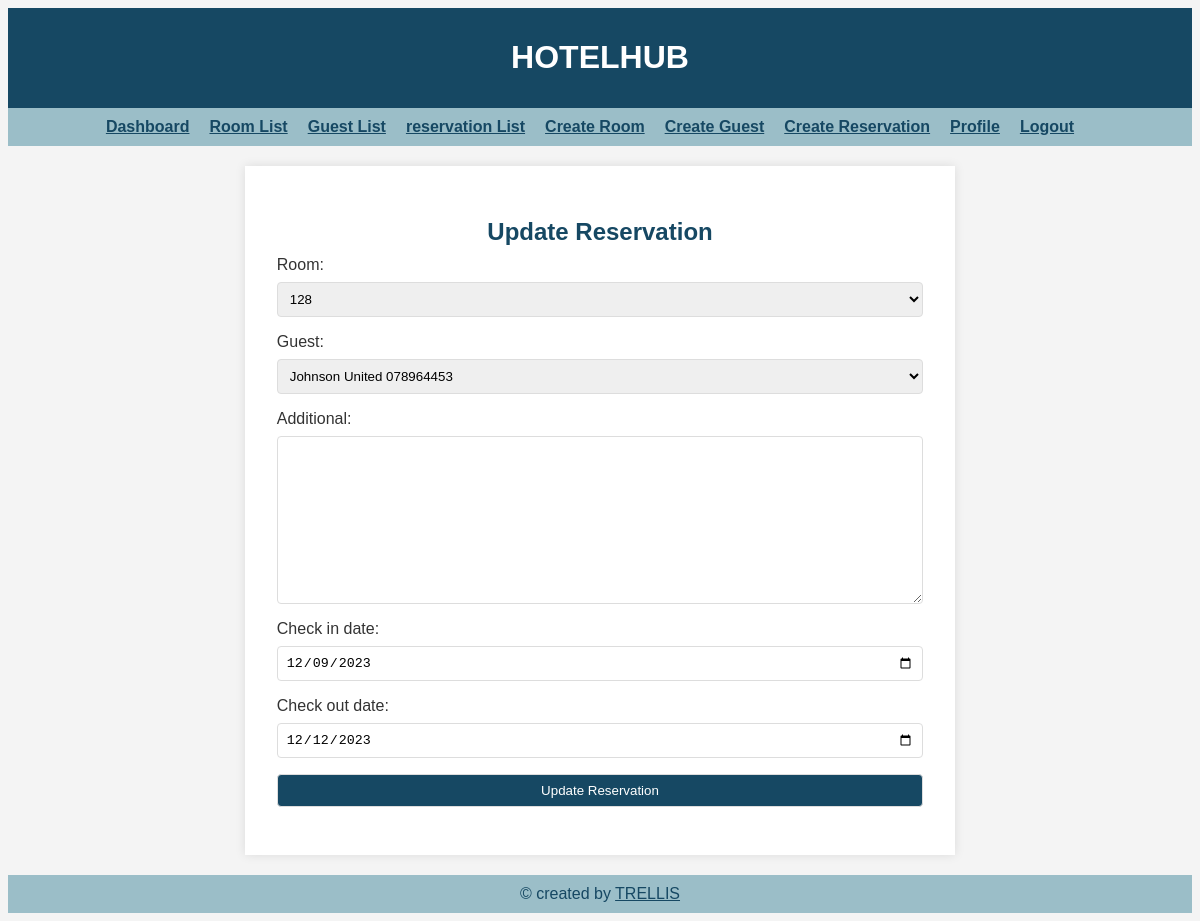
The page /reservation/11/update (signed in) on the database its author committed.
### main/models.py (models this page shows, shortened)
class Reservation(models.Model):
    room = models.ForeignKey('room.Room', on_delete=models.CASCADE)
    guest = models.ForeignKey('guest.Guest', on_delete=models.CASCADE)
    additional = models.TextField(null=True, blank=True)
    check_in_date = models.DateField()
    check_out_date = models.DateField()

### main/views.py (the view, shortened to what this page needs)
# urls.py: path('reservation/<int:pk>/update', views.ReservationUpdateView.as_view(), name='reservation_update'),
class ReservationUpdateView(LoginRequiredMixin, UpdateView):
    model = Reservation
    template_name = "form.html"
    form_class = CustomReservationForm
    def get_context_data(self, **kwargs):
        context = super().get_context_data(**kwargs)
        context["title"] = "Update Reservation"
        return context

### main/views.py
class CustomReservationForm(forms.ModelForm):
    class Meta:
        model = Reservation
        fields = '__all__'
        widgets = {
            'check_in_date': forms.DateInput(attrs={'type': 'date'}),
            'check_out_date': forms.DateInput(attrs={'type': 'date'}),
        }

### guest/models.py (called while the page is built)
    def __str__(self):
        return f"{self.first_name} {self.last_name} {self.phone_number}"

### room/models.py (called while the page is built)
    def __str__(self):
        return self.room_number

### room/templates/form.html (shortened to what this page needs)
{% extends 'base.html' %}
{% block content %}
<h2 class="titlex">{{ title }}</h2>
<form method="post">
{{ form }}
<input type="submit" value="{{ title }}">
</form>
{% endblock content %}

### main/static/styles.css (style rules this page uses)
:root { --primary-color: #164863; --secondary-color: #9BBEC8; }
body { font-family: 'Arial', sans-serif; background-color: #f4f4f4; color: #333; display: flex; flex-direction: column; min-height: 100vh; }
form { display: flex; flex-direction: column; }
form label { margin-bottom: 8px; }
form input, form select, form textarea { margin-bottom: 16px; padding: 8px; border: 1px solid #ddd; border-radius: 4px; }
form input[type="submit"] { background-color: var(--primary-color); color: #fff; cursor: pointer; }
.titlex { color: var(--primary-color); margin-bottom: 10px; text-align: center; }

### rows shown on the page
Reservation: room "128", guest "Johnson United 078964453", check_in_date "12/09/2023", check_out_date "12/12/2023"

### other values the page prints
{{ title }} "Update Reservation"
